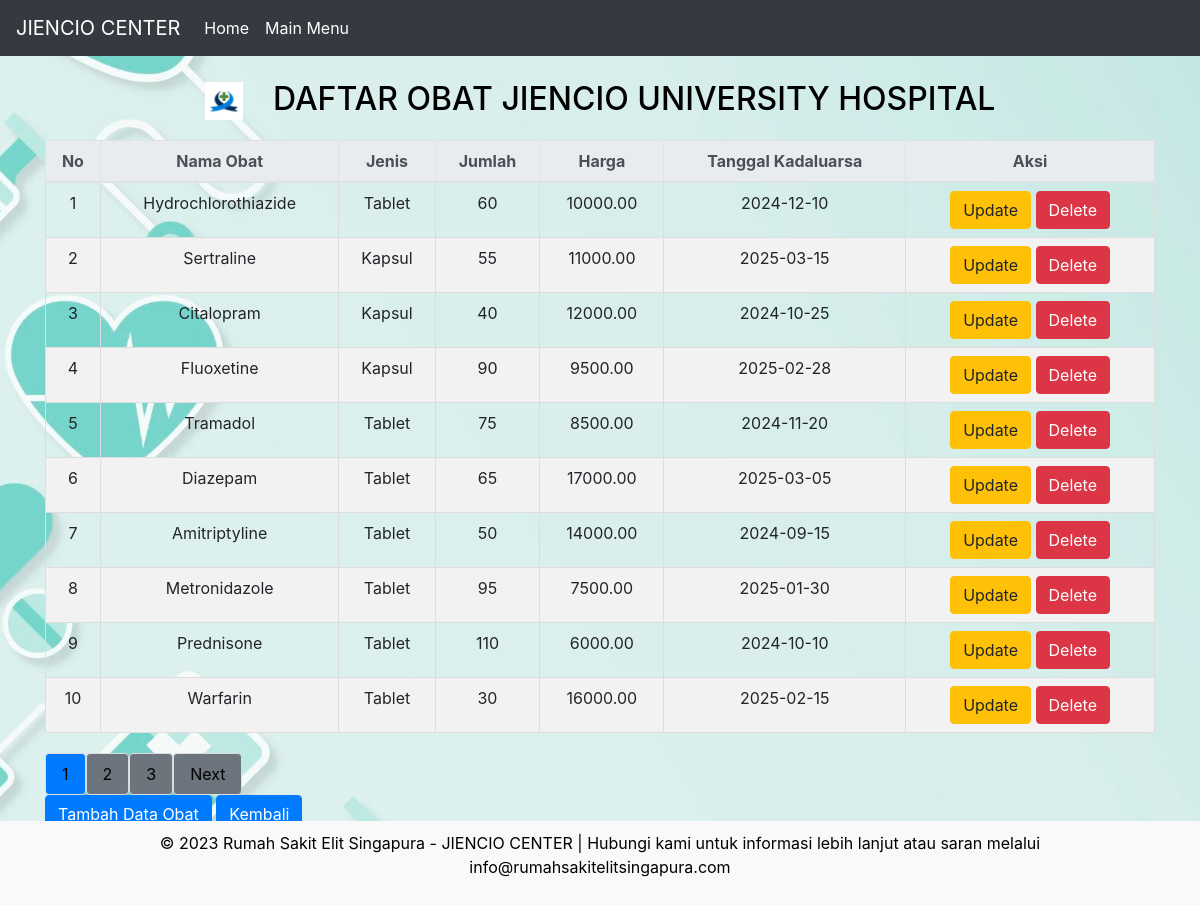
Page /indexobat.php on the committed database.
### tables this page shows
CREATE TABLE `obat` (
  `id_obat` int(11) NOT NULL,
  `nama_obat` varchar(100) NOT NULL,
  `jenis_obat` varchar(50) DEFAULT NULL,
  `stok` int(11) DEFAULT NULL,
  `harga` decimal(10,2) DEFAULT NULL,
  `tanggal_kadaluarsa` date DEFAULT NULL
);

### indexobat.php (the view, shortened to what this page needs)
<!DOCTYPE html>
<html lang="en">
<head>
    <link rel="stylesheet" href="https://cdn.jsdelivr.net/npm/bootstrap@4.6.1/dist/css/bootstrap.min.css"
>
</head>
<body>
    <nav class="navbar navbar-expand-lg navbar-dark bg-dark">
        <a class="navbar-brand" href="home.php">JIENCIO CENTER</a>
        <div class="collapse navbar-collapse" id="navbarNav">
            <ul class="navbar-nav">
                <li class="nav-item <?php if ($_SERVER['PHP_SELF'] == '/home.php') echo 'active'; ?>">
                    <a class="nav-link" href="home.php">Home</a>
                </li>
                <li class="nav-item <?php if ($_SERVER['PHP_SELF'] == '/indexutama.php') echo 'active'; ?>">
                    <a class="nav-link" href="indexutama.php">Main Menu</a>
                </li>
            </ul>
        </div>
    </nav>
    <div class="container">
        <br>
        <h2>
            <center><img src="logo.jpg" alt="Logo Jiencio" class="logo">DAFTAR OBAT JIENCIO UNIVERSITY HOSPITAL
            </center>
        </h2>
        <?php
        include "koneksi.php";
        $limit = 10;
        $page = isset($_GET['page']) ? $_GET['page'] : 1;
        $start = ($page - 1) * $limit;
        $sql_select = "SELECT * FROM obat ORDER BY id_obat DESC LIMIT $start, $limit";
        $hasil_select = mysqli_query($kon, $sql_select);
        $no = $start + 1;
        ?>
        <table class="table table-bordered table-custom">
            <thead class="thead-light">
                <tr>
                    <th>No</th>
                    <th>Nama Obat</th>
                    <th>Jenis</th>
                    <th>Jumlah</th>
                    <th>Harga</th>
                    <th>Tanggal Kadaluarsa</th>
                    <th colspan='2'>Aksi</th>
                </tr>
            </thead>
            <tbody>
                <?php while ($data = mysqli_fetch_array($hasil_select)) { ?>
                <tr>
                    <td><?php echo $no++; ?></td>
                    <td><?php echo $data["nama_obat"]; ?></td>
                    <td><?php echo $data["jenis_obat"]; ?></td>
                    <td><?php echo $data["stok"]; ?></td>
                    <td><?php echo $data["harga"]; ?></td>
                    <td><?php echo $data["tanggal_kadaluarsa"]; ?></td>
                    <td>
                        <a href="updateobat.php?id_obat=<?php echo htmlspecialchars($data['id_obat']); ?>"
                            class="btn btn-warning" role="button">Update</a>
                        <a href="hapusobat.php?id_obat=<?php echo htmlspecialchars($data['id_obat']); ?>"
                            class="btn btn-danger" role="button"
                            onclick="return confirm('Anda yakin ingin menghapus data ini?')">Delete</a>
                    </td>
                </tr>
                <?php } ?>
            </tbody>
        </table>
        <div class="pagination">
            <?php
            $sql_total = "SELECT COUNT(*) AS total FROM obat";
            $query_total = mysqli_query($kon, $sql_total);
            $row_total = mysqli_fetch_assoc($query_total);
            $total_records = $row_total['total'];
            $total_pages = ceil($total_records / $limit);
            for ($i = 1; $i <= $total_pages; $i++) {
                if ($i == $page) {
                    echo '<a href="#" class="btn btn-primary">' . $i . '</a>';
                } else {
                    echo '<a href="indexobat.php?page=' . $i . '" class="btn btn-secondary">' . $i . '</a>';
                }
            }
            if ($page < $total_pages) {
                echo '<a href="indexobat.php?page=' . ($page + 1) . '" class="btn btn-secondary">Next</a>';
            }
            ?>
        </div>
        <a href="createobat.php" class="btn btn-primary" role="button">Tambah Data Obat</a>
        <a href="indexutama.php" class="btn btn-primary" role="button">Kembali</a>
    </div><br><br><br>
    <footer>
        <div class="container">
            <p>&copy; 2023 Rumah Sakit Elit Singapura - JIENCIO CENTER | Hubungi kami untuk informasi lebih lanjut
                atau saran melalui info@rumahsakitelitsingapura.com</p>
        </div>
    </footer>
</body>
</html>

### indexobat.php (style rules this page uses)
body { background-image: url('gambarbg.jpg'); background-size: cover; background-position: center; color: black; }
.logo { height: 1.2em; margin-right: 30px; }
.navbar-nav .nav-item .nav-link { color: #fff; }
.table-custom { margin-top: 20px; border-collapse: collapse; width: 100%; }
.table-custom th, .table-custom td { border: 1px solid #ddd; padding: 8px; text-align: center; }
.table-custom th { background-color: #007bff; color: #fff; }
.table-custom tr:nth-child(even) { background-color: #f2f2f2; }
footer { position: fixed; bottom: 0; width: 100%; background-color: #f8f9fa; text-align: center; padding: 10px 0; }
.pagination { margin-top: 20px; }
.pagination a { color: black; float: left; padding: 8px 16px; text-decoration: none; transition: background-color .3s; border: 1px solid #ddd; }

### rows in the picture
obat: nama_obat "Hydrochlorothiazide", jenis_obat "Tablet", stok "60", harga "10000.00", tanggal_kadaluarsa "2024-12-10"
obat: nama_obat "Sertraline", jenis_obat "Kapsul", stok "55", harga "11000.00", tanggal_kadaluarsa "2025-03-15"
obat: nama_obat "Citalopram", jenis_obat "Kapsul", stok "40", harga "12000.00", tanggal_kadaluarsa "2024-10-25"
obat: nama_obat "Fluoxetine", jenis_obat "Kapsul", stok "90", harga "9500.00", tanggal_kadaluarsa "2025-02-28"
obat: nama_obat "Tramadol", jenis_obat "Tablet", stok "75", harga "8500.00", tanggal_kadaluarsa "2024-11-20"
obat: nama_obat "Diazepam", jenis_obat "Tablet", stok "65", harga "17000.00", tanggal_kadaluarsa "2025-03-05"
obat: nama_obat "Amitriptyline", jenis_obat "Tablet", stok "50", harga "14000.00", tanggal_kadaluarsa "2024-09-15"
obat: nama_obat "Metronidazole", jenis_obat "Tablet", stok "95", harga "7500.00", tanggal_kadaluarsa "2025-01-30"
obat: nama_obat "Prednisone", jenis_obat "Tablet", stok "110", harga "6000.00", tanggal_kadaluarsa "2024-10-10"
obat: nama_obat "Warfarin", jenis_obat "Tablet", stok "30", harga "16000.00", tanggal_kadaluarsa "2025-02-15"
